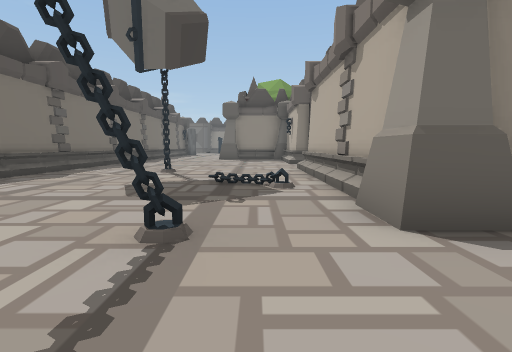
[1] (above)

19 first-person views from a walk through a 3-D level made in the Unity game engine. The camera is 1.3 m above the floor, tilts 6° down and sees 85° across. Doors are open. The floor is counted in squares, 2 m on a side. Each view is taken from the middle of a square. On the plan, view 1 faces up. The plan holds only what a view shows up to about 9 squares ahead; the rest is blank. The place goes on beyond the plan. The player character is not drawn.

[2]
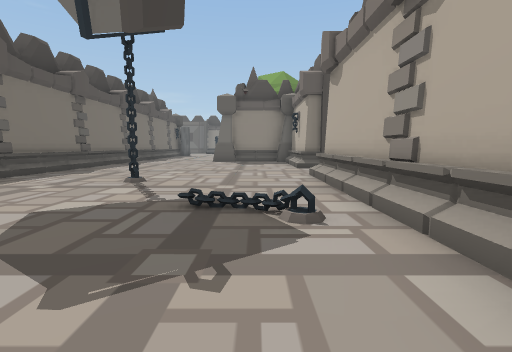

[3]
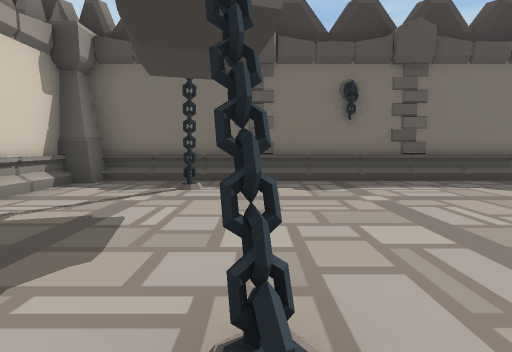

[4]
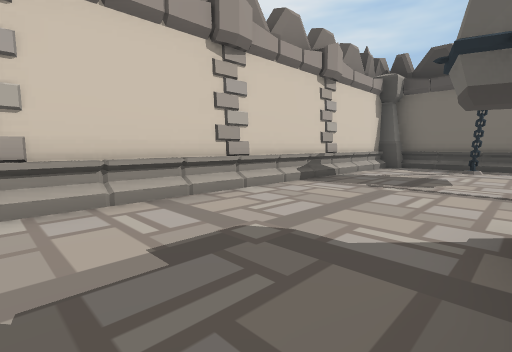

[5]
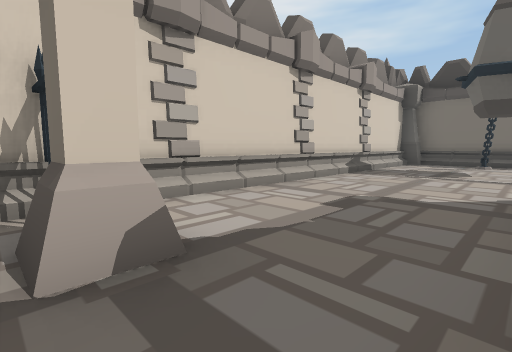

[6]
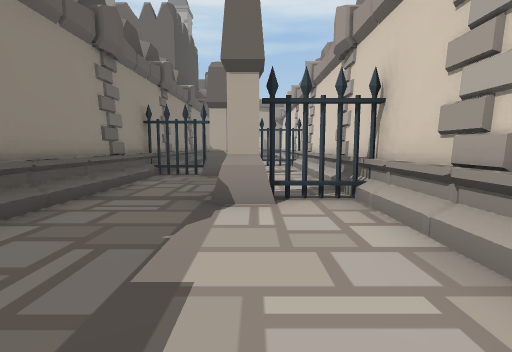

[7]
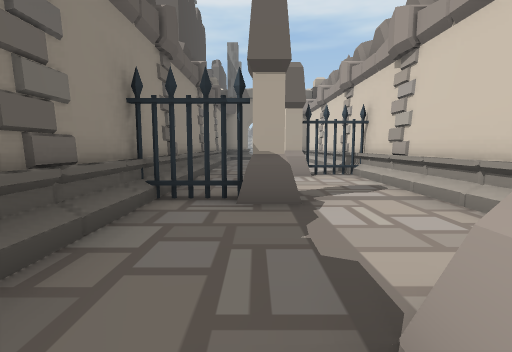

[8]
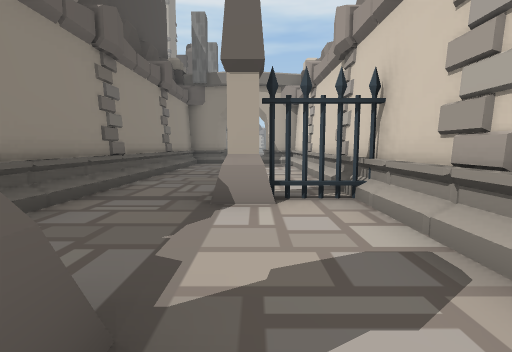

[9]
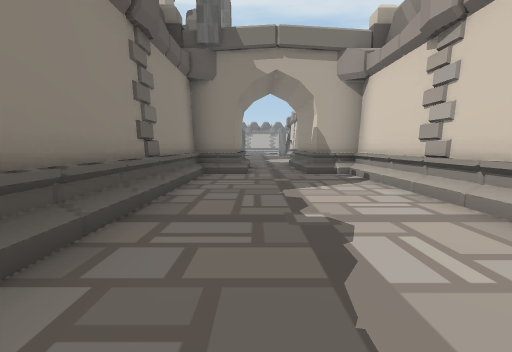

[10]
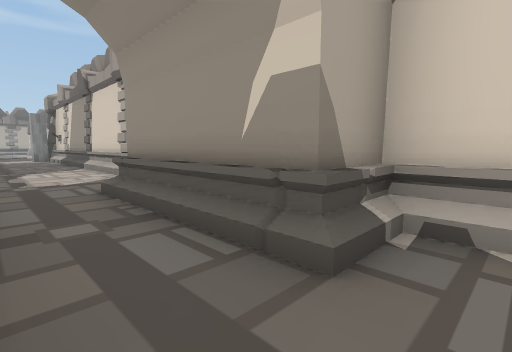

[11]
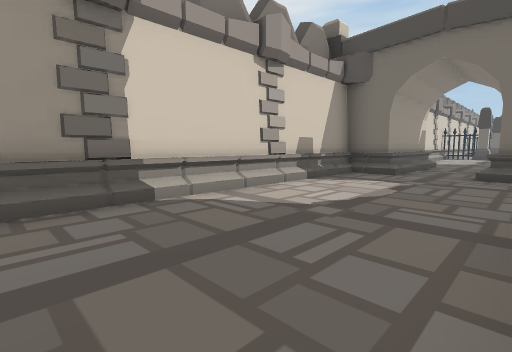

[12]
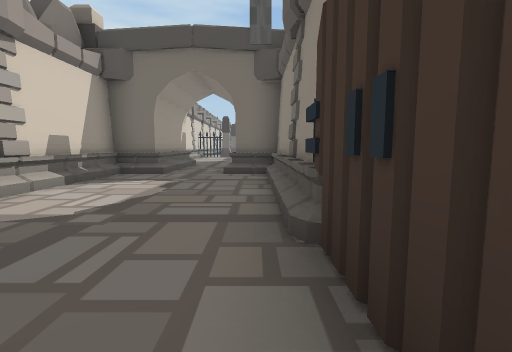

[13]
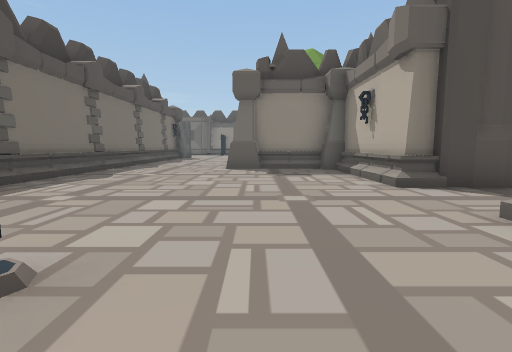

[14]
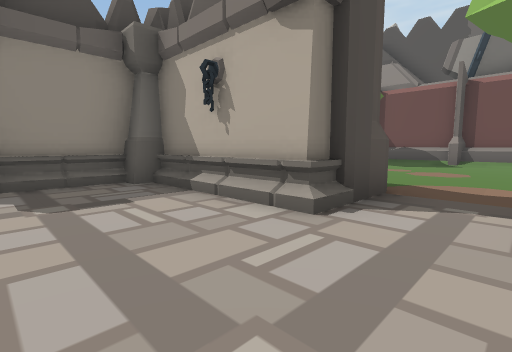

[15]
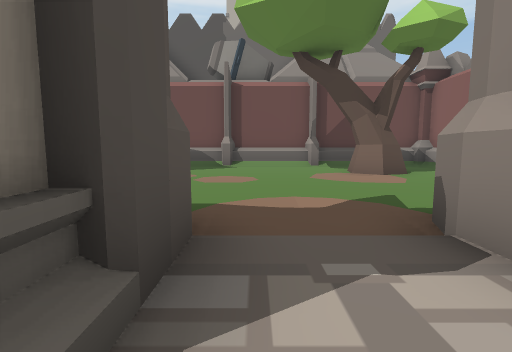

[16]
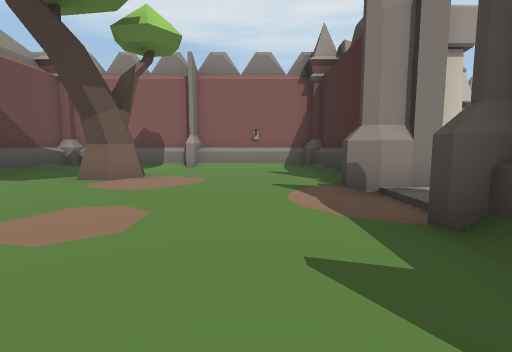

[17]
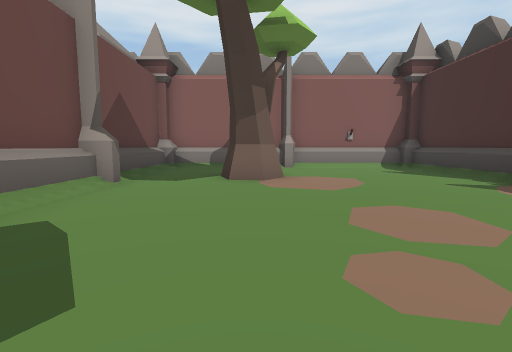

[18]
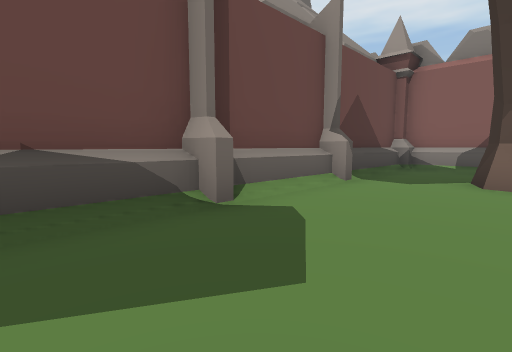

[19]
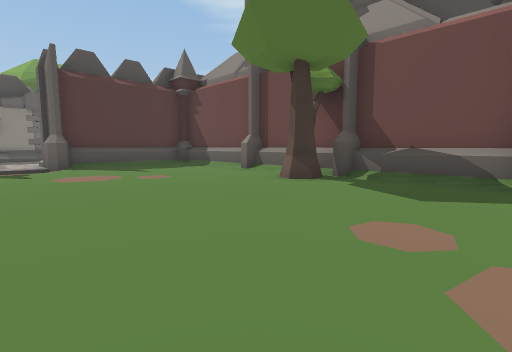

### Floor plan
Key: @ floor where view 1 was taken; # wall or solid block; . floor; / step, stairs or slope; D open door.
Columns run from 6 left of view 1 to 29 right of it. Each row starts with its distance up from view 1.
 22             D#
 21             /##
 20             /...
 19            ......
 18            ......#
 17            ......#
 16            ......#
 15 #/../###   .....##
 14 #/...//##  ......#
 13 #/...../#  ......#
 12 #/...../# .......#
 11 #/...../##.......#
 10 #/......D//......#
  9 #/......D//......#
  8 #/...../##.......#
  7 #/..#../##....#..#
  6 #/...../##.......#
  5 #/...///##.......#
  4 #/...../##########
  3 #/...../#  ###############  ########
  2 #/...#..///////#/////////#  #/////..
  1 #/#.........../#.........////.......
  0 #/....@..../#.....#......////.......
 -1 ##//////////#.....#//////####///////
 -2  #########################  ########

Where each view was taken, in squares from view 1:
view 1: 0 up, 0 right, facing up
view 2: 2 up, 0 right, facing up
view 3: 2 up, 0 right, facing left
view 4: 2 up, 4 right, facing down-left
view 5: 2 up, 6 right, facing down-left
view 6: 0 up, 2 right, facing right
view 7: 1 up, 5 right, facing right
view 8: 0 up, 8 right, facing right
view 9: 1 up, 12 right, facing right
view 10: 1 up, 18 right, facing down-right
view 11: 2 up, 29 right, facing down-left
view 12: 2 up, 29 right, facing left
view 13: 6 up, 1 left, facing up
view 14: 9 up, 1 left, facing up-right
view 15: 10 up, 1 right, facing right
view 16: 13 up, 5 right, facing down
view 17: 13 up, 8 right, facing down
view 18: 13 up, 8 right, facing down-right
view 19: 11 up, 5 right, facing up-right
